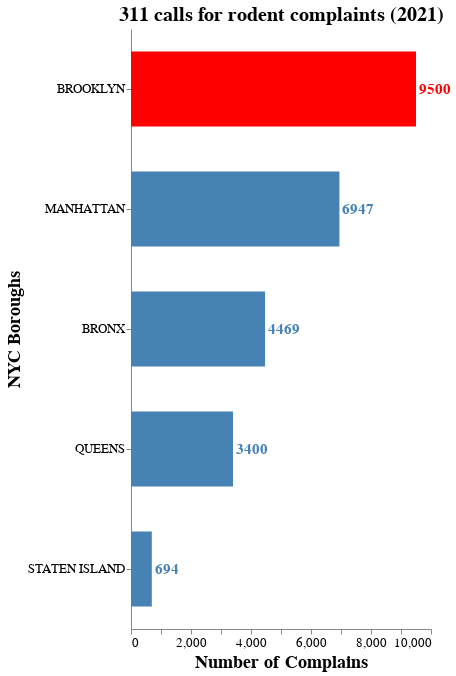

The notebook cell saved with this chart:
### Code cell
bars2021 = alt.Chart(year2021.head(5)).mark_bar(size=75).encode(
    x = alt.X("count", title="Number of Complains"),
    y = alt.Y('Borough:N', title="NYC Boroughs").sort('-x'),
    color= alt.condition(
        alt.datum.count > 9000, 
        alt.value("red"),
        alt.value("steelblue"))
)

text2021 = bars2021.mark_text(
    align='left',
    baseline='middle',
    dx=3,  # Nudges text to right so it doesn't appear on top of the bar
    fontStyle='bold',
    fontSize= 15
).encode(text='count:Q')

complains2021 = (bars2021 + text2021).properties(width = 'container', height = 600, 
    title = "311 calls for rodent complaints (2021)").configure_title(
    fontSize=20).configure_view(strokeWidth=0).configure_axis(labelFontSize=13,
    titleFontSize=18, grid=False)

complains2021

### Figure 1 — Vega-Lite specification as saved in the notebook (floating-point values rounded to 4 significant figures)
{"config": {"view": {"continuousWidth": 300, "continuousHeight": 300, "strokeWidth": 0}, "axis": {"grid": false, "labelFontSize": 13, "titleFontSize": 18}, "title": {"fontSize": 20}}, "layer": [{"mark": {"type": "bar", "size": 75}, "encoding": {"color": {"condition": {"test": "(datum.count > 9000)", "value": "red"}, "value": "steelblue"}, "x": {"field": "count", "title": "Number of Complains", "type": "quantitative"}, "y": {"field": "Borough", "sort": "-x", "title": "NYC Boroughs", "type": "nominal"}}}, {"mark": {"type": "text", "align": "left", "baseline": "middle", "dx": 3, "fontSize": 15, "fontStyle": "bold"}, "encoding": {"color": {"condition": {"test": "(datum.count > 9000)", "value": "red"}, "value": "steelblue"}, "text": {"field": "count", "type": "quantitative"}, "x": {"field": "count", "title": "Number of Complains", "type": "quantitative"}, "y": {"field": "Borough", "sort": "-x", "title": "NYC Boroughs", "type": "nominal"}}}], "data": {"name": "data-3fa5828e0617523807155bef5e6edfbf"}, "height": 600, "title": "311 calls for rodent complaints (2021)", "width": "container", "$schema": "https://vega.github.io/schema/vega-lite/v5.8.0.json", "datasets": {"data-3fa5828e0617523807155bef5e6edfbf": [{"year": 2021, "Borough": "BROOKLYN", "count": 9500}, {"year": 2021, "Borough": "MANHATTAN", "count": 6947}, {"year": 2021, "Borough": "BRONX", "count": 4469}, {"year": 2021, "Borough": "QUEENS", "count": 3400}, {"year": 2021, "Borough": "STATEN ISLAND", "count": 694}]}}
